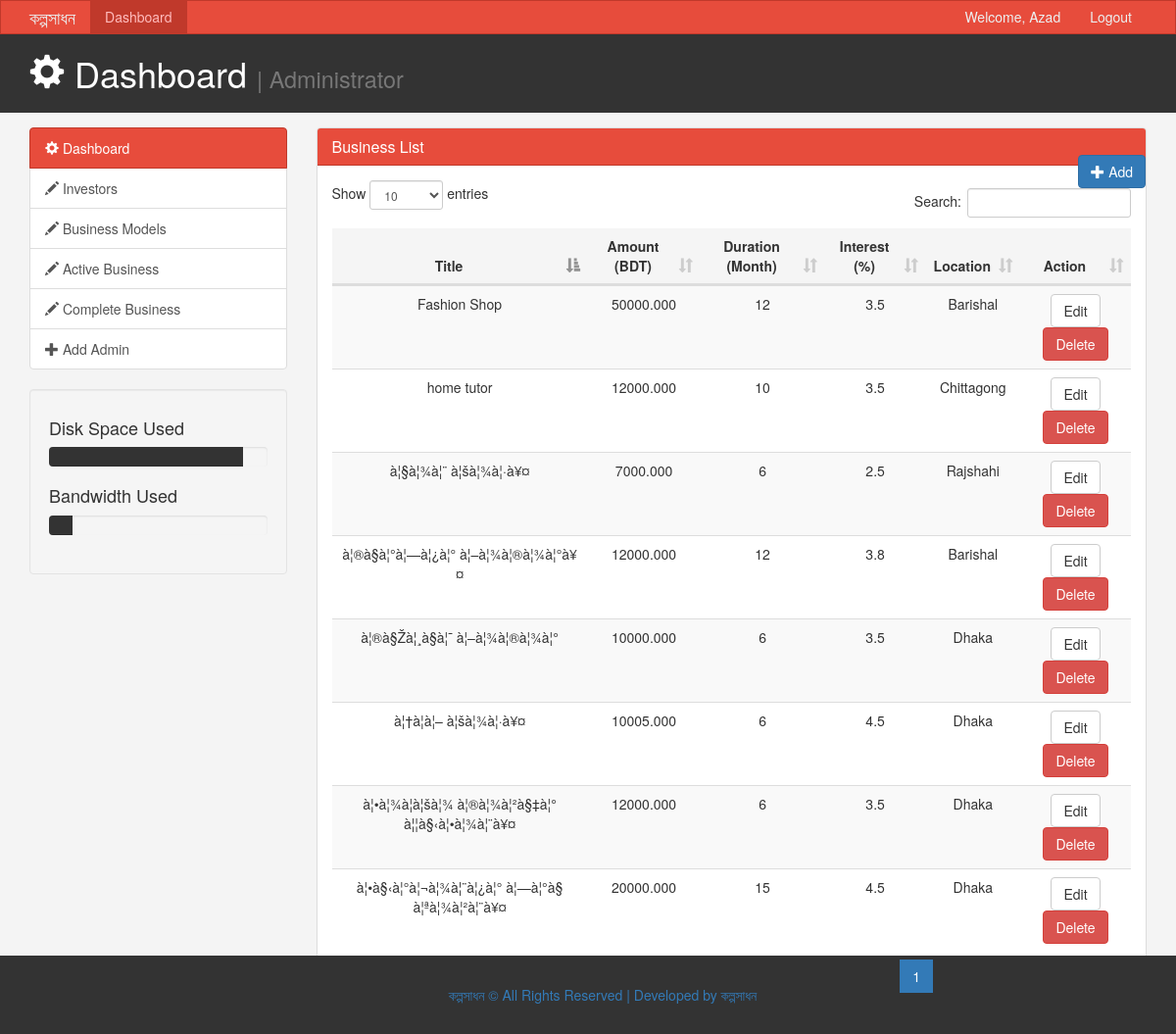
The page /admin/businesses.php (signed in) on the database its author committed.
### tables this page shows
CREATE TABLE `users` (
  `user_id` int(11) NOT NULL,
  `name` varchar(50) NOT NULL,
  `address` varchar(150) NOT NULL,
  `email` varchar(50) NOT NULL,
  `password` varchar(50) NOT NULL,
  `birth_date` date DEFAULT NULL,
  `phone_number` varchar(22) NOT NULL,
  `gender` varchar(10) DEFAULT NULL
);

CREATE TABLE `businesses` (
  `business_id` int(11) NOT NULL,
  `title` varchar(150) NOT NULL,
  `catagory` varchar(50) NOT NULL,
  `borrower_id` int(11) NOT NULL,
  `fund_amount` decimal(10,3) NOT NULL,
  `description` varchar(255) DEFAULT NULL,
  `duration` int(10) NOT NULL,
  `rate` decimal(3,1) DEFAULT NULL
);

### admin/businesses.php (the view, shortened to what this page needs)
<?php
include 'connection.php';
?>
<!DOCTYPE html>
<html lang="en">
  <head>
    <link href="bootstrap-3.3.7/css/bootstrap.min.css" rel="stylesheet">
    <link href="bootstrap-3.3.7/css/dataTables.bootstrap.min.css" rel="stylesheet">
    <link href="css/style.css" rel="stylesheet">
  </head>
  <body>
    <nav class="navbar navbar-default">
      <div class="container">
        <div class="navbar-header">
          <a class="navbar-brand" href="http://localhost/kolposadhonProject/index.php">কল্পসাধন</a>
        </div>
        <div id="navbar" class="collapse navbar-collapse">
          <ul class="nav navbar-nav">
            <li class="active"><a href="dashboard.php">Dashboard</a></li>
          </ul>
          <ul class="nav navbar-nav navbar-right">
            <li><a href="#">Welcome, <?php echo $_SESSION['lastName']?></a></li>
            <li><a href="?action=logout">Logout</a></li>
          </ul>
        </div>
      </div>
    </nav>
    <header id="header">
      <div class="container">
        <div class="row">
          <div class="col-md-10">
            <h1><span class="glyphicon glyphicon-cog" aria-hidden="true"></span> Dashboard <small> | Administrator</small></h1>
      </div>
    </header>
    <section id="main">
      <div class="container">
        <div class="row">
          <div class="col-md-3">
            <div class="list-group">
              <a href="dashboard.php" class="list-group-item active main-color-bg">
                <span class="glyphicon glyphicon-cog" aria-hidden="true"></span> Dashboard
              </a>
              <a href="investors.php" class="list-group-item"><span class="glyphicon glyphicon-pencil" aria-hidden="true"></span> Investors <span class="badge"></span></a>
			  <a href="businesses.php" class="list-group-item"><span class="glyphicon glyphicon-pencil" aria-hidden="true"></span> Business Models <span class="badge"></span></a>
			  <a href="active-businesses.php" class="list-group-item"><span class="glyphicon glyphicon-pencil" aria-hidden="true"></span> Active Business <span class="badge"></span></a>
			  <a href="complete-business.php" class="list-group-item"><span class="glyphicon glyphicon-pencil" aria-hidden="true"></span> Complete Business <span class="badge"></span></a>
              <a href="adminadd.php?msg" class="list-group-item"><span class="glyphicon glyphicon-plus" aria-hidden="true"></span> Add Admin <span class="badge"></span></a>
            </div>
            <div class="well">
              <h4>Disk Space Used</h4>
              <div class="progress">
                  <div class="progress-bar" role="progressbar" aria-valuenow="60" aria-valuemin="0" aria-valuemax="100" style="width: 89%;">
              </div>
            </div>
            <h4>Bandwidth Used </h4>
            <div class="progress">
                <div class="progress-bar" role="progressbar" aria-valuenow="40" aria-valuemin="0" aria-valuemax="100" style="width: 11%;">
            </div>
          </div>
            </div>
          </div>
		  <div class="col-md-9">
            <div class="panel panel-default">
              <div class="panel-heading main-color-bg">
                <h3 class="panel-title">Business List</h3>
				<div class = "navbar-right">
			    <a href="addbusiness.php?msg" class="btn btn-primary"><span class="glyphicon glyphicon-plus" aria-hidden="true"></span> Add <span class="badge"></span></a>
			  </div>
              </div>
              <div class="panel-body">
                <table class="table table-striped table-hover" id="tablelist">
                      <thead>
                      <tr class="active">
					    <th style="text-align: center;">Title</th>
                        <th style="text-align: center;">Amount (BDT)</th>
                        <th style="text-align: center;">Duration (Month)</th>
						<th style="text-align: center;">Interest (%)</th>
                        <th style="text-align: center;">Location</th>
						<th style="text-align: center;">Action</th>
                      </tr>
                      </thead>
                      <tbody>
                      <?php
$sql = "SELECT business_id, name, email, address, title, fund_amount, description, duration, rate, gender FROM users NATURAL JOIN borrowers NATURAL JOIN businesses";
$result = $conn->query($sql);
if ($result->num_rows > 0)
{
	while($row = $result->fetch_assoc())
		{
                       ?>
                      <tr style="text-align: center;">
					    <td><?php echo $row['title']; ?></td>
                        <td><?php echo $row['fund_amount']; ?></td>
                        <td><?php echo $row['duration']; ?></td>
                        <td ><?php echo $row['rate']; ?></td>
                        <td><?php echo $row['address']; ?></td>
                        <td><a class="btn btn-default" href="businessedit.php?business_id=<?php echo $row['business_id']?>" >Edit</a> <a class="btn btn-danger" href="?businessDelete=<?php echo $row['business_id']?>" onclick="return confirm('Are you sure to delete the data!')">Delete</a></td>
                      </tr>
                      <?php
                          }
                        }
                      ?>
                      </tbody>
                    </table>
              </div>
              </div>
          </div>
          </div>
        </div>
    </section>
    <footer id="footer" style="width: 100%; left: 0; bottom: 0; position: fixed;">
	<div class="container">
      <a href="../index.php" target="_blank">কল্পসাধন ©  All Rights Reserved  |  Developed by কল্পসাধন </a>
	</div>
    </footer>
  </body>
</html>

### admin/css/style.css (style rules this page uses)
body { background:#f4f4f4; }
.navbar { min-height: 33px !important; margin-bottom:0; border-radius:0; }
.navbar-nav > li > a, .navbar-brand { padding-top:6px !important; padding-bottom:0 !important; height: 33px; }
.navbar-default { background-color: #e74c3c; border-color: #c0392b; }
.navbar-default .navbar-brand { color: #ecf0f1; }
.navbar-default .navbar-nav > li > a { color: #ecf0f1; }
.navbar-default .navbar-nav > .active > a, .navbar-default .navbar-nav > .active > a:hover, .navbar-default .navbar-nav > .active > a:focus { color: #ffbbbc; background-color: #c0392b; }
.navbar-default .navbar-collapse, .navbar-default .navbar-form { border-color: #ecf0f1; }
.main-color-bg { background-color: #e74c3c !important; border-color: #c0392b !important; color:#ffffff !important; }
#header { background:#333333; color:#ffffff; padding-bottom: 10px; margin-bottom: 15px; }
.progress-bar { background:#333333; color:#ffffff; }
#footer { background:#333333; color:#ffffff; text-align:center; padding:30px; margin-top:30px; }

### rows shown on the page
users: businesses.title "à¦®à§Žà¦¸à§à¦¯ à¦–à¦¾à¦®à¦¾à¦°", businesses.fund_amount "10000.000", businesses.duration "6", businesses.rate "3.5", address "Dhaka", businesses.title "à¦•à§‹à¦°à¦¬à¦¾à¦¨à¦¿à¦° à¦—à¦°à§ à¦ªà¦¾à¦²à¦¨à¥¤", businesses.fund_amount "20000.000", businesses.duration "15", businesses.rate "4.5"
users: businesses.title "à¦®à§à¦°à¦—à¦¿à¦° à¦–à¦¾à¦®à¦¾à¦°à¥¤", businesses.fund_amount "12000.000", businesses.duration "12", businesses.rate "3.8", address "Barishal"
users: businesses.title "à¦§à¦¾à¦¨ à¦šà¦¾à¦·à¥¤", businesses.fund_amount "7000.000", businesses.duration "6", businesses.rate "2.5", address "Rajshahi"
users: businesses.title "à¦†à¦à¦– à¦šà¦¾à¦·à¥¤", businesses.fund_amount "10005.000", businesses.duration "6", businesses.rate "4.5", address "Dhaka"
users: businesses.title "à¦•à¦¾à¦à¦šà¦¾ à¦®à¦¾à¦²à§‡à¦° à¦¦à§‹à¦•à¦¾à¦¨à¥¤", businesses.fund_amount "12000.000", businesses.duration "6", businesses.rate "3.5", address "Dhaka"
users: businesses.title "home tutor", businesses.fund_amount "12000.000", businesses.duration "10", businesses.rate "3.5", address "Chittagong"
users: businesses.title "Fashion Shop", businesses.fund_amount "50000.000", businesses.duration "12", businesses.rate "3.5", address "Barishal"

### other values the page prints
$_SESSION['lastName'] "Azad"
